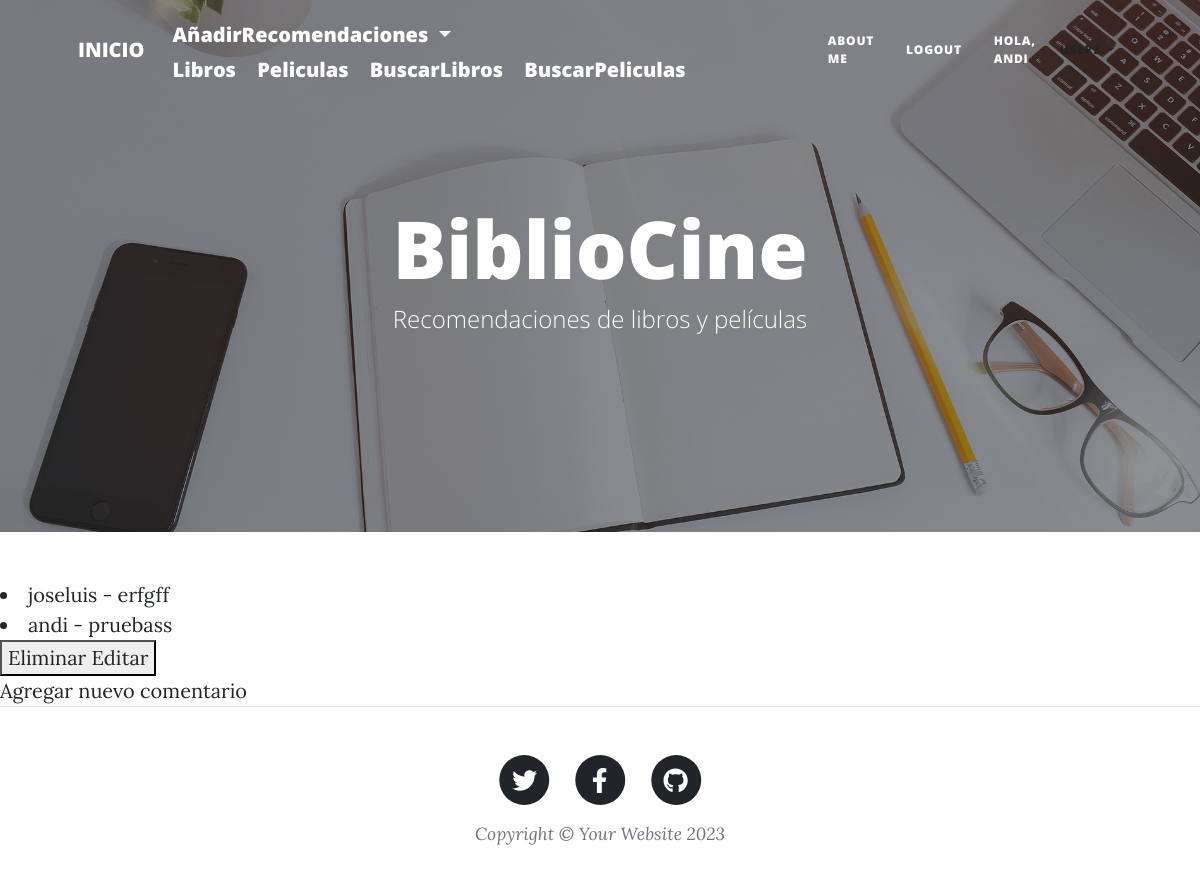
Before: /AppBiblioCine/leerComentarioLibros/3 (signed in) with the older database file.
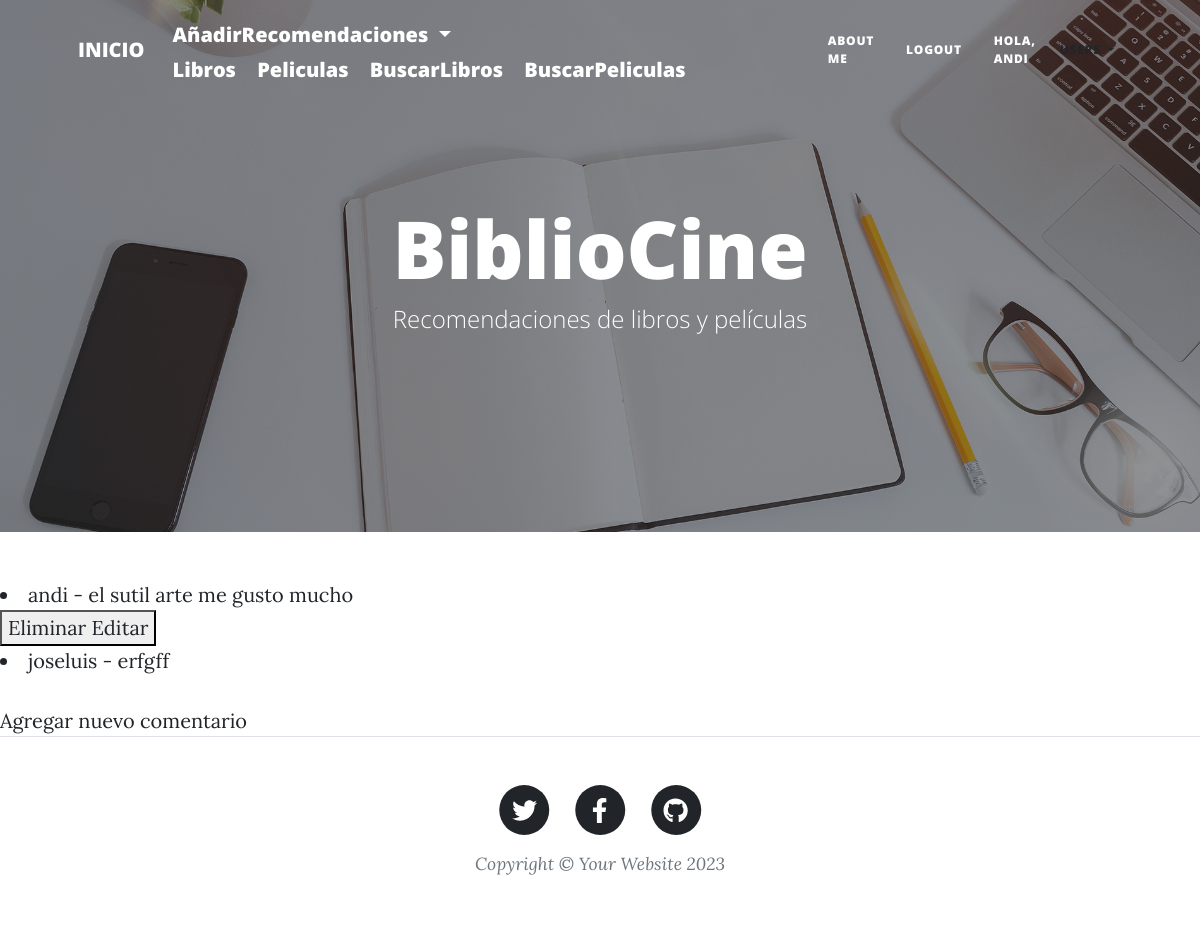
After: the same page with the newer database file.
### AppBiblioCine/models.py (models this page shows)
class ComentarioLibro(models.Model):
    libro = models.ForeignKey(Libro, related_name='comentariosLibros', on_delete=models.CASCADE, null=True)
    nombre = models.ForeignKey(User,blank=False,null=True,on_delete=models.CASCADE, verbose_name="nombre")
    comentario = models.TextField(null=True, blank=True)
    fechaComentario = models.DateTimeField(auto_now_add=True)
    class Meta:
        ordering = ['-fechaComentario']
    def __str__(self):
        return '%s - %s' % (self.nombre, self.comentario)

### AppBiblioCine/views.py (the view)
# urls.py: path( 'leerComentarioLibros/<id>', views.leerComentarioLibros, name='LeerComentarioLibros'),
@login_required
def leerComentarioLibros(request, id):
    libro = get_object_or_404(Libro, id=id)
    comentarios = ComentarioLibro.objects.all()
    comentarios = ComentarioLibro.objects.filter(libro__id=id)
    contexto = {"libro": libro, "comentarios":comentarios}
    print(comentarios)
    return render(request, "AppBiblioCine/leerComentariosLibros.html", contexto)

### templates/AppBiblioCine/leerComentariosLibros.html (shortened to what this page needs)
{% extends 'AppAdministracion/padre.html' %}
{% load static %}
{% block CAMBIOS %}
    <!DOCTYPE html>
    <html lang="en">
    <head>
    </head>
    <body>
        {% for c in comentarios %}
            <li>{{c}}</li>
            {% if user.is_authenticated and user == c.nombre %}
            <button>
                <a href="{% url 'EliminarComentarioLibros' c.id %}">Eliminar</a>
                <a href="{% url 'EditarComentarioLibros' c.id %}">Editar</a>
            </button>
            {% endif %}
        {% endfor %}
        <br>
        <a href="{% url 'ComentarioLibros' libro.id %}">Agregar nuevo comentario</a>
    </body>
    </html>
{% endblock %}

Changed rows visible on the page:
removed ComentarioLibro: nombre+comentario "andi - pruebass", shows "Eliminar"
added ComentarioLibro: nombre+comentario "andi - el sutil arte me gusto mucho", shows "Eliminar"
